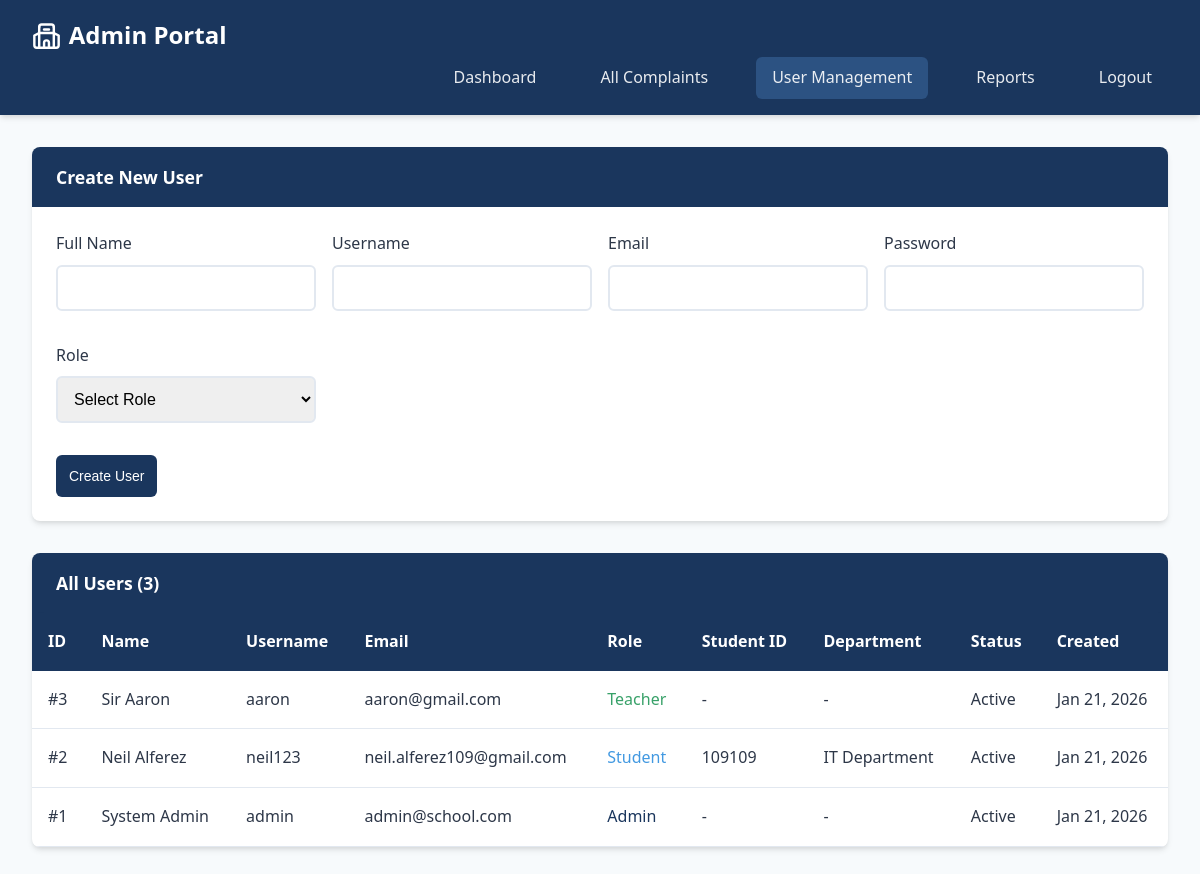
The page /admin/users.php (signed in) on the database its author committed.
### tables this page shows
CREATE TABLE `users` (
  `id` int(11) NOT NULL,
  `username` varchar(50) NOT NULL,
  `password` varchar(255) NOT NULL,
  `email` varchar(100) NOT NULL,
  `role` enum('student','teacher','admin') NOT NULL,
  `full_name` varchar(100) NOT NULL,
  `student_id` varchar(20) DEFAULT NULL,
  `department` varchar(50) DEFAULT NULL,
  `created_at` timestamp NOT NULL DEFAULT current_timestamp(),
  `status` enum('active','suspended') DEFAULT 'active'
);

### includes/db.php (called while the page is built, shortened)
<?php
class Database
{
    private static $instance = null;
    private $conn;
    private function __construct()
    {
        try {
            $this->conn = new mysqli(DB_HOST, DB_USER, DB_PASS, DB_NAME);
            $this->conn->set_charset("utf8mb4");
        } catch (Exception $e) {
            die("Database connection error: " . $e->getMessage());
        }
    }
    public static function getInstance()
    {
        if (self::$instance === null) {
            self::$instance = new self();
        }
        return self::$instance;
    }
    public function getConnection()
    {
        return $this->conn;
    }
}

### includes/functions.php (called while the page is built, shortened)
<?php
require_once 'db.php';
class ComplaintSystem
{
    private $db;
    public function __construct()
    {
        $database = Database::getInstance();
        $this->db = $database->getConnection();
    }
    public function getAllUsers()
    {
        $stmt = $this->db->prepare("SELECT * FROM users ORDER BY created_at DESC");
        $stmt->execute();
        return $stmt->get_result()->fetch_all(MYSQLI_ASSOC);
    }
}

### admin/users.php (the view, shortened to what this page needs)
<?php
require_once '../includes/functions.php';
$system = new ComplaintSystem();
$users = $system->getAllUsers();
?>
<!DOCTYPE html>
<html lang="en">
<head>
    <link rel="stylesheet" href="../assets/css/style.css">
    <link rel="stylesheet" href="../assets/css/dashboard.css">
</head>
<body>
    <nav class="navbar">
        <a href="#" class="navbar-brand">Admin Portal</a>
        <div class="navbar-menu">
            <a href="dashboard.php" class="nav-link">Dashboard</a>
            <a href="complaints.php" class="nav-link">All Complaints</a>
            <a href="users.php" class="nav-link active">User Management</a>
            <a href="reports.php" class="nav-link">Reports</a>
            <a href="../logout.php" class="nav-link">Logout</a>
        </div>
    </nav>
    <div class="container">
        <div class="card" style="margin-bottom: 2rem;">
            <div class="card-header">Create New User</div>
            <div class="card-body">
                <form method="POST">
                    <div style="display: grid; grid-template-columns: repeat(auto-fit, minmax(250px, 1fr)); gap: 1rem;">
                        <div class="form-group">
                            <label class="form-label">Full Name</label>
                            <input type="text" name="full_name" class="form-control" required>
                        </div>
                        <div class="form-group">
                            <label class="form-label">Username</label>
                            <input type="text" name="username" class="form-control" required>
                        </div>
                        <div class="form-group">
                            <label class="form-label">Email</label>
                            <input type="email" name="email" class="form-control" required>
                        </div>
                        <div class="form-group">
                            <label class="form-label">Password</label>
                            <input type="password" name="password" class="form-control" required>
                        </div>
                        <div class="form-group">
                            <label class="form-label">Role</label>
                            <select name="role" class="form-control" required onchange="toggleStudentFields(this.value)">
                                <option value="">Select Role</option>
                            </select>
                        </div>
                    </div>
                    <div style="margin-top: 1rem;">
                        <button type="submit" name="create_user" class="btn btn-primary">Create User</button>
                    </div>
                </form>
            </div>
        </div>
        <div class="card">
            <div class="card-header">All Users (<?php echo count($users); ?>)</div>
            <div class="card-body" style="padding: 0;">
                <table class="table">
                    <thead>
                        <tr>
                            <th>ID</th>
                            <th>Name</th>
                            <th>Username</th>
                            <th>Email</th>
                            <th>Role</th>
                            <th>Student ID</th>
                            <th>Department</th>
                            <th>Status</th>
                            <th>Created</th>
                        </tr>
                    </thead>
                    <tbody>
                        <?php foreach ($users as $user): ?>
                        <tr>
                            <td>#<?php echo $user['id']; ?></td>
                            <td><?php echo htmlspecialchars($user['full_name']); ?></td>
                            <td><?php echo htmlspecialchars($user['username']); ?></td>
                            <td><?php echo htmlspecialchars($user['email']); ?></td>
                            <td><span class="role-<?php echo $user['role']; ?>"><?php echo ucfirst($user['role']); ?></span></td>
                            <td><?php echo $user['student_id'] ? htmlspecialchars($user['student_id']) : '-'; ?></td>
                            <td><?php echo $user['department'] ? htmlspecialchars($user['department']) : '-'; ?></td>
                            <td><?php echo ucfirst($user['status']); ?></td>
                            <td><?php echo date('M d, Y', strtotime($user['created_at'])); ?></td>
                        </tr>
                        <?php endforeach; ?>
                    </tbody>
                </table>
            </div>
        </div>
    </div>
</body>
</html>

### assets/css/style.css (style rules this page uses)
:root { --primary: #1a365d; --primary-light: #2c5282; --secondary: #3182ce; --success: #38a169; --warning: #d69e2e; --danger: #e53e3e; --info: #4299e1; --dark: #2d3748; --light: #f7fafc; --text: #2d3748; --text-light: #718096; --border: #e2e8f0; --shadow: 0 4px 6px -1px rgba(0, 0, 0, 0.1), 0 2px 4px -1px rgba(0, 0, 0, 0.06); --shadow-lg: 0 10px 15px -3px rgba(0, 0, 0, 0.1), 0 4px 6px -2px rgba(0, 0, 0, 0.05); }
* { margin: 0; padding: 0; box-sizing: border-box; }
body { font-family: "Segoe UI", Tahoma, Geneva, Verdana, sans-serif; background-color: var(--light); color: var(--text); line-height: 1.6; }
.navbar { background-color: var(--primary); padding: 1rem 2rem; box-shadow: var(--shadow); position: sticky; top: 0; z-index: 1000; }
.navbar-brand { color: white; font-size: 1.5rem; font-weight: bold; text-decoration: none; display: inline-flex; align-items: center; gap: 0.5rem; }
.navbar-brand::before { content: ""; width: 1.8rem; height: 1.8rem; background-color: currentColor; flex: 0 0 auto; }
.navbar-menu { display: flex; justify-content: flex-end; gap: 2rem; align-items: center; margin-left: auto; }
.nav-link { color: rgba(255, 255, 255, 0.9); text-decoration: none; padding: 0.5rem 1rem; border-radius: 0.375rem; transition: all 0.3s ease; position: relative; }
.nav-link.active { background-color: var(--primary-light); }
.container { max-width: 1200px; margin: 0 auto; padding: 2rem; }
.card { background: white; border-radius: 0.5rem; box-shadow: var(--shadow); overflow: hidden; transition: transform 0.2s, box-shadow 0.2s; }
.card-header { background-color: var(--primary); color: white; padding: 1rem 1.5rem; font-weight: 600; font-size: 1.1rem; }
.card-body { padding: 1.5rem; }
.btn { display: inline-flex; align-items: center; justify-content: center; gap: 0.5rem; padding: 13px; border: none; border-radius: 0.375rem; font-weight: 500; cursor: pointer; transition: all 0.3s ease; text-decoration: none; font-size: 0.875rem; }
.btn-primary { background-color: var(--primary); color: white; }
.form-group { margin-bottom: 1rem; }
.form-label { display: block; margin-bottom: 0.5rem; font-weight: 500; color: var(--text); }
.form-control { width: 100%; padding: 0.75rem; border: 2px solid var(--border); border-radius: 0.375rem; font-size: 1rem; transition: border-color 0.3s; }
.table { width: 100%; border-collapse: collapse; background: white; overflow: hidden; box-shadow: var(--shadow); }
.table th { background-color: var(--primary); color: white; padding: 1rem; text-align: left; font-weight: 600; }
.table td { padding: 1rem; border-bottom: 1px solid var(--border); }

### assets/css/dashboard.css (style rules this page uses)
.role-student { color: var(--info); }
.role-teacher { color: var(--success); }
.role-admin { color: var(--primary); }

### rows shown on the page
users: id "3", full_name "Sir Aaron", username "aaron", email "aaron@gmail.com", role "Teacher", status "Active", created_at "Jan 21, 2026"
users: id "2", full_name "Neil Alferez", username "neil123", email "neil.alferez109@gmail.com", role "Student", student "109109", department "IT Department", status "Active", created_at "Jan 21, 2026"
users: id "1", full_name "System Admin", username "admin", email "admin@school.com", role "Admin", status "Active", created_at "Jan 21, 2026"

### other values the page prints
count($users) "3"
